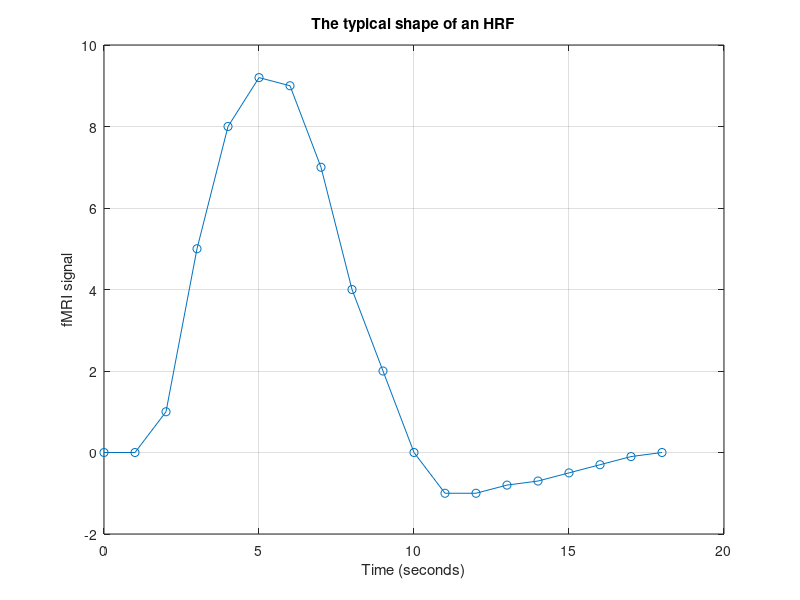
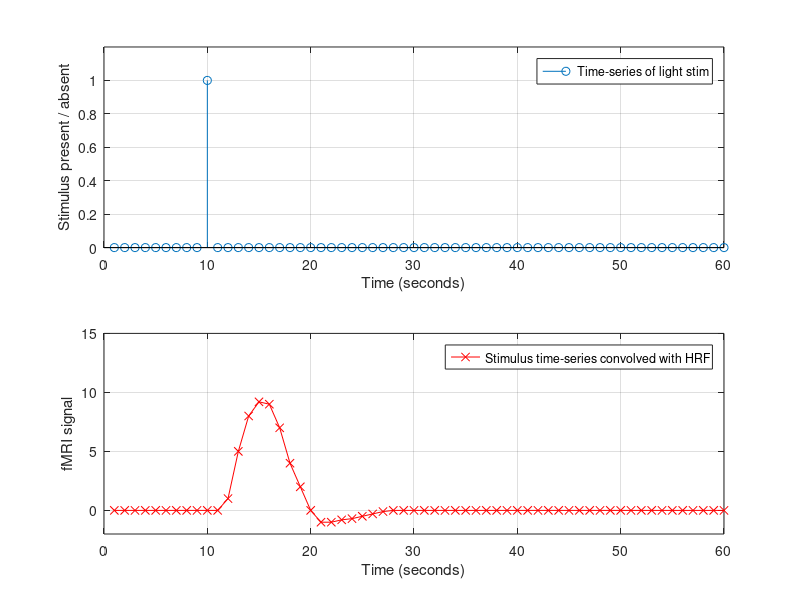
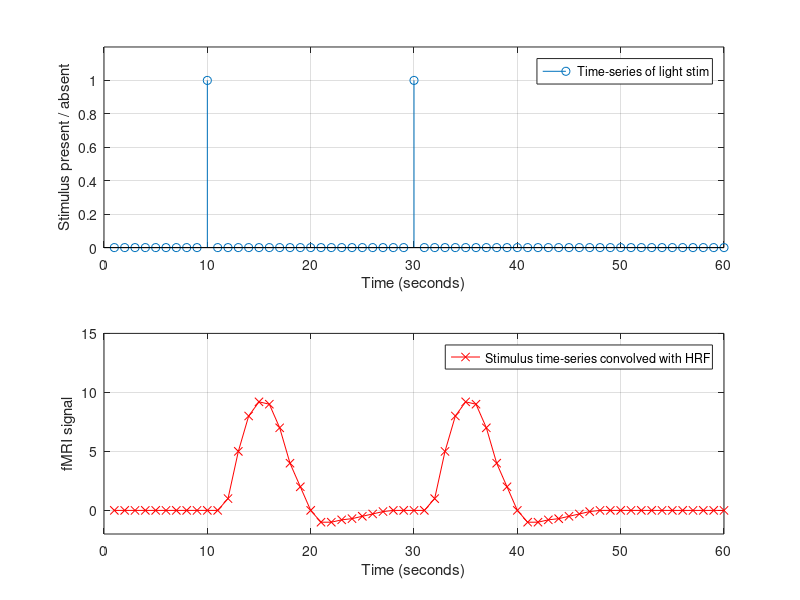
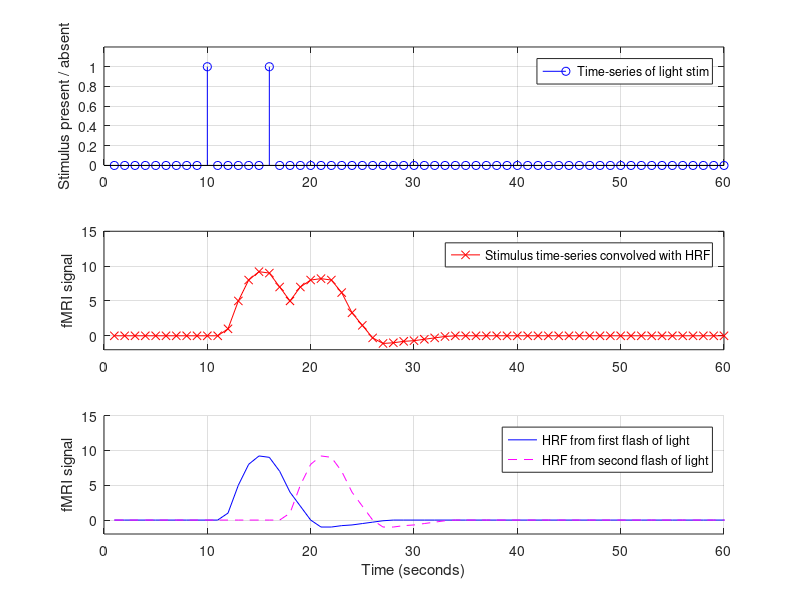

Source code (MATLAB) for these figures, in order:
%%%% Tutorial on the basics of convolving with an HRF, using Matlab
%%%% Written by Rajeev Raizada, July 23, 2002.
%%%% 
%%%% There is also a follow-up file about the structure of 
%%%% an fMRI-analysis design matrix: design_matrix_tutorial.m
%%%%
%%%% Neither file assumes any prior knowledge of linear algebra or Matlab.
%%%%
%%%% Probably the best way to look at this program is to read through it
%%%% line by line, and paste each line into the Matlab command window
%%%% in turn. That way, you can see what effect each individual command has.
%%%%
%%%% Alternatively, you can run the program directly by typing 
%%%%
%%%%   hrf_tutorial
%%%%
%%%% into your Matlab command window. 
%%%% Do not type ".m" at the end
%%%% If you run the program all at once, all the Figure windows
%%%% will get made at once and will be sitting on top of each other.
%%%% You can move them around to see the ones that are hidden beneath.
%%%%
%%%% Anything in this program with a % sign in front of it is a comment.
%%%% These will probably show up red in your Matlab Editor.
%%%% Everything else is a Matlab command, that you can copy and
%%%% paste into the Matlab command window.
%%%%
%%%% Please mail any comments or suggestions to: raj@nmr.mgh.harvard.edu

% 1. The brain produces a fairly fixed, stereotyped blood flow response
%    every time a stimulus hits it. That's the HRF (haemodynamic response
%    function).
%
% 2. Once one of these resonses starts, it just does its thing until it
%    has finished. i.e. it peaks, it goes back down to zero, it undershoots 
%    a bit, then it settles back to baseline. All this was kicked off as a
%    a result of the stimulus coming in, and it will run to completion
%    regardless of what stimuli, if any, come in later.
%    (This is just an approximation of what really happens in the brain, of 
%    course, but it turns out that it isn't all that far from being true).
%
% 3. What we just described is exactly what the process called "convolution"
%    is. To convolve, you need two things. First, you need an "impulse 
%    response function" (IRF), i.e. the chain of events that will be started 
%    off every time an "impulse" happens, e.g. the brain sees a stimulus.
%    And in the brain, the response to each impulse is the haemodynamic
%    response function --- the HRF. Every time a stimulus comes in, one
%    of these HRFs gets started off, and then it runs it course (peak, 
%    undershoot, baseline) over the next 16 seconds or so.
%
%    Second, you need a vector to be convolved with that impulse response
%    function. A vector is just a bunch of numbers in a row. In this case,
%    our vector to be convolved is a list of whether a stimulus is shown
%    or not, at each moment in time. So, we have a bunch of numbers
%    lined up in a row, with time being represented by our position 
%    along the row. 
%    This type of vector is often referred to as a time-series. 
%    
%    In this case, the time-series is describing whether a stimulus is
%    being shown at that moment in time or not.
%    If there's no stimulus, we put a zero.
%    If there is a stimulus, we put a 1.
%    The first number is what is happening at time t=0, 
%    the second number is what is happening at t=1 etc.
%
%    Here's a key point: every stimulus will kick off its own HRF, and so
%    it can often happen that the previous stimulus's HRF hasn't finished
%    by the time the next stimulus, with its new HRF comes in.
%    So, the two HRFs will overlap in time.
%
%    In convolution, if you get different impulse response functions 
%    overlapping in time, you can work out what the total response at
%    that moment in time will be simply by adding up the individual 
%    responses.
%
%    To say that you can get the total response just by adding up the
%    individual overlapping responses is exactly what it means to say
%    that the system is LINEAR. If something is linear, then its 
%    total response to separate inputs is just the sum of what its
%    individual responses would have been to the individual inputs.
%
%    Does the brain do this? Does it just "add up" blood flow responses
%    which are overlapping?
%
%    Yes! (to a reasonable approximation).
%    And that is why convolution does a reasonable job of describing
%    what the brain does.
%
%    To see more detail about the math of convolution,
%    look at the companion program math_of_convolution.m
%
% 4. In fMRI, the data that we get for each voxel is the blood
%    oxygenation at that voxel at each point in time.
%    We also know what the presentation times of our stimuli were.
%    So, what any fMRI-analysis program does is this:
%    It takes the time series of stimulus onsets, and convolves it
%    with the HRF. This gives a *prediction* of the blood flow response
%    that we should get a given voxel, if that voxel is responding to the
%    stimuli.
% 
%    Then, we take that prediction, and go and compare it against the measured
%    data. And we see how well they match.

%%%%%% First let's create a made-up vector that looks like an HRF
%%%%%% A vector is just a bunch of numbers in a row.
%%%%%% In Matlab, we make a vector by putting the row of numbers
%%%%%% inside square brackets [  ]

%%% Give one value for each 1-second time point.
%%% So, the 18 numbers in the vector below correspond
%%% to the values of the HRF from time=0 to time=18
%%% 
%%% Note that the important thing about the HRF here is 
%%% just the overall *shape* that it has, not the exact values
%%% of the numbers. So, it doesn't mean anything that the max
%%% value in the numbers below is 9, or 9.2 or whatever.
%%% It's the shape of the HRF curve over time that matters.
%%%
%%% [ Actually, this isn't completely true. 
%%%   For some math-related purposes it turns out that it's convenient
%%%   to have the HRF sum to 1, and this is what SPM does. 
%%%   But it would be a distraction to worry about that right now.
%%%   Let's just define an HRF with the right overall shape, and plot it. ]

hrf = [ 0 0 1 5 8 9.2 9 7 4 2 0 -1 -1 -0.8 -0.7 -0.5 -0.3 -0.1 0 ]
    %%% When this command runs, Matlab will show the value of the
    %%% new variable "hrf" in the Command Window.
    %%% That's because there is no semi-colon at the end of the line.
    %%% If it did have a semi-colon at the end, Matlab wouldn't show it
    
    
%%%%%%%%%%%%% Let's plot the HRF

%%%% In Matlab, the command to do this is called "plot"
%%%% You tell it three things: 
%%%%    1. The x-coordinates of the points to plot, lined up in a vector
%%%%    2. The y-coordinates of the points to plot, lined up in a vector
%%%%    3. (Optional) What styles of line and markers to use for the plot.
                
figure(1);              % Make a new figure window, Fig.1
clf;                    % Clear the figure

%%%% Make a vector of time-values to use as the x-coordinates
time_vector = [ 0:18 ];
                %%% 0:18 means "A row of numbers, starting at zero,
                %%% and going up to 18". 
                %%% The numbers increase in steps of 1, which is the default.
                %%% The square brackets make it a vector.
                %%% The semi-colon at the end means that this 
                %%% new variable will NOT display in the command window.
                %%% If you want to see that value of it, type
                %%%   time_vector
                %%% into the command window, without a semi-colon after it.

%%%% Plot HRF against time, with time_vector as the x-coordinates,
%%%% hrf as the y-coordinates, and with the line style being a
%%%% solid line with circles on it.
%%%% The way to specify "solid line with circles on it" is to
%%%% make the third argument be 'o-'

plot(time_vector,hrf,'o-');   
                      
grid on;                    % Overlay a dotted grid on the graph 

%%%% Label our axes and give the graph a title
xlabel('Time (seconds)');
ylabel('fMRI signal');
title('The typical shape of an HRF');


%%%%%%%%%%%%%%%%%%%%%%%%%%%%%%%%%%%%%%%%%%%%%%%%%%%%%%%%%%%%
% Now let's make a vector of that is the time-series of our
% stimulus onsets, so that we can convolve that vector with the HRF, 
% as described in the intro above.
% 
% A vector is just a bunch of numbers in a row. In this case,
% they are lined up in time. i.e. the first number is what is happening
% at time t=0, the second number is what is happening at t=1 etc.
% Our vector to be convolved is a list of whether a stimulus is shown
% or not, at each moment in time. If there's no stimulus, we put a zero.
% If there is a stimulus, we put a 1.
%
% Suppose that our scan lasts 60 seconds, 
% and that we use a visual stimulus: we flash a light at time t=10.
%
% Let's make an stimulus-time-series vector that has one element 
% for each second of time.
% Then the vector for that light stimulus will
% have a 1 in the 10th position, meaning t=10, 
% and will be zeros everywhere else.
% 
% So, it's 9 zeros, then a 1, then 50 more zeros, 
% making the vector have 60 entries altogether, 
% for the 60 second scan.
%
% Note that by just putting a single 1 to represent the flash
% of light, we are saying that the flash happened suddenly,
% just at that moment of time, i.e. it was an event, as opposed
% to a block (also called an "epoch"), in which the stimuli 
% are spread out over a longer period of time. E.g. a stimulus-block
% might last twenty seconds, rather than an event, which happens
% at a single moment.
%
% This sudden flash of light will spark off a sudden neural event,
% in this case a sudden burst of neural firing in visual cortex.
%
% In Matlab, we can make nine zeros in a row, or 50 zeros in a row,
% using the command "zeros".
% The first argument is how many rows we want (just one row in this case),
% and the second argument is how many columns we want ( nine or fifty ).
%
% To make the whole big vector with 9 zeros, a single 1, and then 50 zeros,
% we can just put the separate vectors next to each other in a row,
% and then put the whole thing inside square brackets, like this:

first_light_stim_time_series = [  zeros(1,9) 1 zeros(1,50) ];

%%%%%%% Translation-guide
%
% Here we have made a time-series whether for every time-point (t=0,t=1,etc.)
% we are explicitly saying whether or not a stimulus is being shown.
% In this case, the light is shown at t=10, so put a 1 as the 10th element,
% and for the rest of the time no lights are shown, 
% so we put 0 everywhere else.
%
% However, when using an fMRI-analysis package, people typically don't
% explicity make the whole time-series. They simply tell the package
% what the onset-times of the stimuli are, and let the package build
% the time-series of 0's and 1's on its own.
%
% So, for the case where we have a single light stimulus at t=10,
% the info entered into the analysis package would be something like:
% 
% onset_times = [ 10 ];
%
% Similarly, if we flashed one light at t=10 and another at t=30,
% then we'd enter:
% onset_times = [ 10 30 ];
%
% In this tutorial, and also in design_matrix_tutorial,
% we're going to explicitly make the stimulus-time-series vectors,
% rather than only supplying the onset-times, because these time-series
% vectors are the things that actually get convolved with the HRF.
% In an fMRI-analysis package, these time-series vectors would 
% get made and convolved "behind the scenes", but we want to see
% everything in full view!

%%%% Now that we have the stimulus-time-series vector and the HRF vector,
%%%% we can convolve them.
%%%% In Matlab, the command to convolve two vectors is "conv", like this:

hrf_convolved_with_stim_time_series = conv(first_light_stim_time_series,hrf);

%%%%% Let's plot the result 

figure(2);       % Make a new figure window, Fig.2
clf;             % Clear the figure

subplot(2,1,1);  % This is just to make the plots line up prettily
                 % The first number is how many rows of subplots we have: 2
                 % The second number is how many columns: 1
                 % The third number is which subplot to draw in: the first one
                 % So, we end up with two plots stacked on top of each other,
                 % and we draw in the first one (which is the upper subplot)
                 
stem(first_light_stim_time_series);
                 % Show when the stimulus is presented.
                 % We're using the command "stem" to plot here, instead
                 % of the more standard command "plot".
                 % "Stem" makes a nice looking plot with lines and circles.
                 % This type of plot is good for showing discrete events,
                 % such as stimulus onsets.
                 
grid on;         % Overlay a dotted-line grid on top of the plot

legend('Time-series of light stim');  
                 % Make a box to say what the plot-lines are showing 

axis([0 60 0 1.2]); % This just sets the display graph axis size
                    % The first two numbers are the x-axis range: 0 to 60
                    % The last two numbers are the y-axis range: 0 to 1.2
xlabel('Time (seconds)');
ylabel('Stimulus present / absent');

subplot(2,1,2);     % Draw in the second subplot (the lower one)

plot(hrf_convolved_with_stim_time_series,'rx-');
            % The argument 'rx-' means: Draw in red (r), 
            % use cross-shaped markers (x), and join them with a solid line (-)
grid on;
legend('Stimulus time-series convolved with HRF');
axis([0 60 -2 15]);
xlabel('Time (seconds)');
ylabel('fMRI signal');

% You might be wondering why we didn't specify an x-coordinate
% vector in the two plot commands just now.
%
% e.g. plot(hrf_convolved_with_stim_time_series,'rx-')
%
% We gave the y-coord values: the vector "hrf_convolved_with_stim_time_series"
% But we didn't give any x-coord values.
% When the plot command is given just one vector, it automatically
% plots the first value at x=1, the second at x=2 etc.
% Because the time-axis that we want in these plots 
% starts at 1 and goes up in steps of 1, this default is fine for us here.

%%%%%% Display another light, now at time 30
%%%%%% Make a new stimulus-time-series vector for it,
%%%%%% just like we did above.
%%%%%% Except now there are 29 zeros, then a 1, then 30 zeros

second_light_stim_time_series = [  zeros(1,29) 1 zeros(1,30) ];

%%%%%% Because the two vectors first_light_stim_time_series
%%%%%% and second_light_stim_time_series are the same length
%%%%%% (they are both 60 elements long, for the 60 second scan),
%%%%%% we can add them together, element-by-element.
%%%%%%
%%%%%% This will make a new vector that has a 1 as the 10th element,
%%%%%% and a 1 as the 30th element, and is zeros everywhere else.
%%%%%%
%%%%%% This represents us showing lights at t=10 and t=30 
                                        
all_lights_time_series =  ... % Three dots mean "continued on next line"
     first_light_stim_time_series + second_light_stim_time_series;

%%%%% Do the convolution using the Matlab command "conv"
hrf_convolved_with_all_lights_time_series = conv(all_lights_time_series,hrf);

%%%%% Let's plot the result of this convolution, in a new figure

figure(3);
clf;                % Clear the figure
subplot(2,1,1);     % This is just to make the plots line up prettily
stem(all_lights_time_series);
grid on;
legend('Time-series of light stim');
axis([0 60 0 1.2]);
xlabel('Time (seconds)');
ylabel('Stimulus present / absent');

subplot(2,1,2);
plot(hrf_convolved_with_all_lights_time_series,'rx-');
grid on;
legend('Stimulus time-series convolved with HRF');
axis([0 60 -2 15]);
xlabel('Time (seconds)');
ylabel('fMRI signal');

%%%%%% Now let's try moving the two stimulus onsets closer together
%%%%%% This will show how the two HRFs add together to make the measured signal

second_light_stim_time_series = [  zeros(1,15) 1 zeros(1,44) ];
                % A flash of light, with onset-time t=16
                    
all_lights_time_series =  ... % Three dots mean "continued on next line"
     first_light_stim_time_series + second_light_stim_time_series;
                % Onsets at t=10 and t=16

hrf_convolved_with_all_lights_time_series = conv(all_lights_time_series,hrf);

hrf_from_first_light = conv(first_light_stim_time_series,hrf);

hrf_from_second_light = conv(second_light_stim_time_series,hrf);

figure(4);
clf;               % Clear the figure
subplot(3,1,1);    % This lines up three subplots on this figure window
stem(all_lights_time_series,'bo-');    % Blue circles, solid line
grid on;
legend('Time-series of light stim');
axis([0 60 0 1.2]);
ylabel('Stimulus present / absent');

subplot(3,1,2);
plot(hrf_convolved_with_all_lights_time_series,'rx-'); % Red crosses, solid line           
grid on;
legend('Stimulus time-series convolved with HRF');
axis([0 60 -2 15]);
ylabel('fMRI signal');

subplot(3,1,3);
hold on;   % "Hold" is one way of putting more than one plot on a figure

plot(hrf_from_first_light,'b-');             % Blue solid line
plot(hrf_from_second_light,'m--');           % Magenta dashed line

hold off;
grid on;
legend('HRF from first flash of light','HRF from second flash of light');
axis([0 60 -2 15]);
xlabel('Time (seconds)');
ylabel('fMRI signal');

% Now let's put in a third onset, so we have onsets at t=10, t=13 and t=16.
% Having all these trials following each other in a row is starting to 
% look like a blocked design. 
% When we plot the HRF that these closely-spaced trials evoke, in Figure 5,
% note how the individual HRFs from each trial all start to lump together
% into one big HRF. That's what the HRFs look like in a blocked design.


third_light_stim_time_series = [  zeros(1,12) 1 zeros(1,47) ];
                % A flash of light, with onset-time t=13
                    
all_lights_time_series =  ... % Three dots mean "continued on next line"
     first_light_stim_time_series + second_light_stim_time_series + ...
       third_light_stim_time_series;
                 % Onsets at t=10, t=13 and t=16.
                 
hrf_convolved_with_all_lights_time_series = conv(all_lights_time_series,hrf);

hrf_from_first_light = conv(first_light_stim_time_series,hrf);
hrf_from_second_light = conv(second_light_stim_time_series,hrf);
hrf_from_third_light = conv(third_light_stim_time_series,hrf);

%%%%%%%%%%%%% Let's plot the results of convolving the time-series of
%%%%%%%%%%%%% these three closely spaced flashes of light with the HRF

figure(5);
clf;
subplot(3,1,1);    % This lines up three subplots on this one
stem(all_lights_time_series,'bo-'); 
grid on;
legend('Time-series of light stim');
axis([0 60 0 1.2]);
ylabel('Stimulus present / absent');

subplot(3,1,2);
plot(hrf_convolved_with_all_lights_time_series,'rx-'); % Red crosses, solid line        
grid on;
legend('Stimulus time-series convolved with HRF');
axis([0 60 -2 16]);
ylabel('fMRI signal');

subplot(3,1,3);
hold on;      % This is one way of putting more than one plot on a figure

plot(hrf_from_first_light,'b-');       % Blue solid line
plot(hrf_from_second_light,'m--');     % Magenta dashed line
plot(hrf_from_third_light,'g-');       % Green solid line

hold off;
grid on;
legend('HRF from first flash of light','HRF from second flash of light', ...
                                        'HRF from third flash of light');
axis([0 60 -2 15]);
xlabel('Time (seconds)');
ylabel('fMRI signal');


